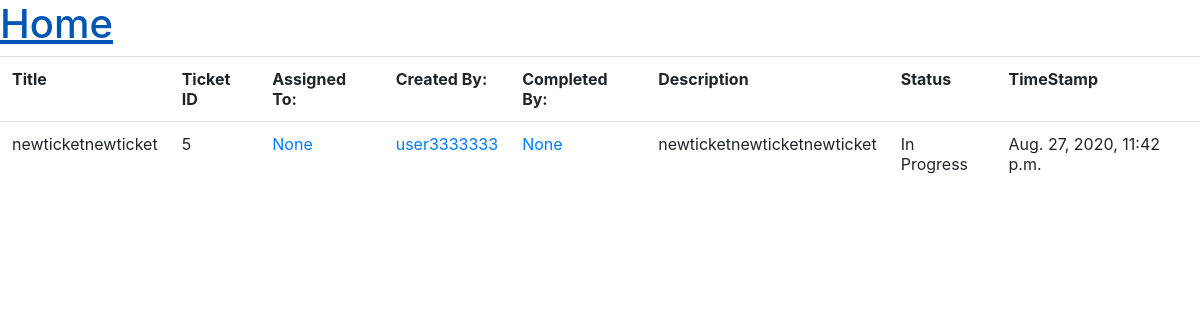
/ticketdetail/5/ (signed in), run on the app's committed database.
### users/models.py (models this page shows, shortened)
class Tickets(models.Model):
    CHOICES = (("New", 'New'), ("In Progress", "In Progress"), ("Done", "Done"), ("Invalid", "Invalid"))
    status = models.CharField(max_length=200, null=True, choices=CHOICES, default="New")
    title = models.CharField(max_length=200, null=True)
    filer = models.ForeignKey(CustomUser, related_name="custom_user_profile", null=True, on_delete=models.SET_NULL)
    description = models.TextField()
    timestamp = models.DateTimeField(default=now, editable=False)
    assignee = models.ForeignKey(CustomUser, related_name="assignee_profile", null=True, on_delete=models.SET_NULL, blank=True, default=None)
    completer = models.ForeignKey(CustomUser, related_name="completer_profile", null=True, on_delete=models.SET_NULL, blank=True, default=None)

class CustomUser(AbstractUser):
    display_name = models.CharField(max_length = 50, null=True)
    REQUIRED_FIELDS = ['display_name']
    def __str__(self):
        return self.username

### users/views.py (the view)
# urls.py: path('ticketdetail/<int:ticket_id>/', views.TicketDetail),
def TicketDetail(request, ticket_id):
    ticket = Tickets.objects.filter(id=ticket_id).first()
    return render(request, 'ticketdetail.html', {"ticket": ticket})

### templates/ticketdetail.html
{% extends 'base.html' %}
{% block content %}
{% if user.is_authenticated %}
<h1><a href="/" >Home</a></h1>
  <table class='table'>
    <tr>
      <th>Title</th>
      <th>Ticket ID</th>
      <th>Assigned To:</th>
      <th>Created By:</th>
      <th>Completed By:</th>
      <th>Description</th>
      <th>Status</th>
      <th>TimeStamp</th>
    </tr>
    <tr>
        <td>{{ticket.title}}</td>
        <td>{{ticket.id}}</td>
        <td><a href="/usertickets/{{user.id}}">{{ticket.assignee}}</a></td>
        <td><a href="/usertickets/{{user.id}}">{{ticket.filer}}</a></td>
        <td><a href="/usertickets/{{user.id}}">{{ticket.completer}}</a></td>
        <td>{{ticket.description}}</td>
        <td>{{ticket.status}}</td>
        <td>{{ticket.timestamp}}</td>
    </tr>
  </table>
{% else %}
  <p>You are not logged in</p>
  <a href="{% url 'login' %}">login</a> |
{% endif %}
{% endblock %}

### data on the page
Tickets: title "newticketnewticket", id "5", assignee "None", filer "user3333333", completer "None", description "newticketnewticketnewticket", status "In Progress", timestamp "Aug. 27, 2020, 11:42 p.m."
